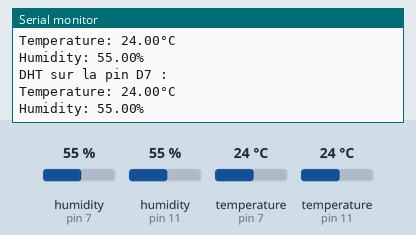
Recording of a sketch running on a simulated Arduino Uno, built with avr-gcc and run on an emulated ATmega328P. On the bench: the last lines printed to the serial monitor. The test bench sets the inputs (shaded band); at power-on: humidity (sensors on pin 7, pin 11) 55 %, temperature (sensors on pin 7, pin 11) 24 °C.

Above: at 4.8 s.
4.9 s: humidity (sensor on pin 7) set to 22 %
At 7.2 s:
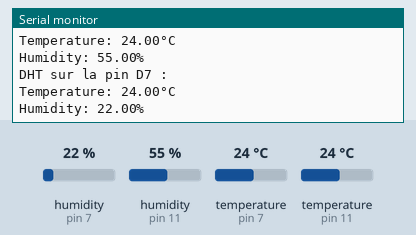
7.9 s: humidity (sensor on pin 11) set to 40 %
14.4 s: temperature (sensor on pin 7) set to 12 °C
At 15.5 s:
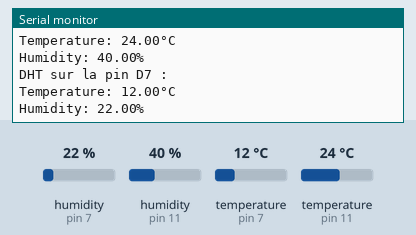
17.4 s: temperature (sensor on pin 11) set to 19 °C
20.4 s: humidity (sensor on pin 7) set to 68 %
At 21.2 s:
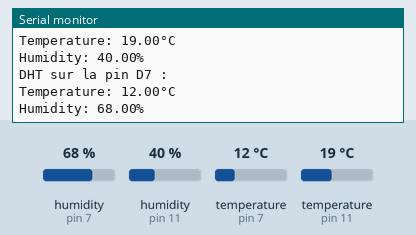
23.4 s: humidity (sensor on pin 11) set to 88 %
Timing chart, 0 to 26.4 s (numbered marks = the images above; inputs shaded):
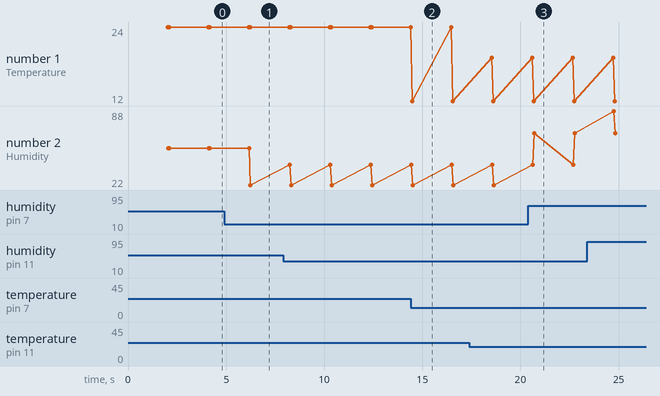

Measured:
- after the input at 4.9 s, the serial monitor: prints a new line after 1.3 s (image 1)
- after the input at 14.4 s, the serial monitor: prints a new line after 0.08 s (image 2)
- after the input at 20.4 s, the serial monitor: prints a new line after 0.29 s (image 3)
- plotted number 1: 24 → 12 after the input at 14.4 s
- plotted number 2: 55 → 22 after the input at 4.9 s, 22 → 68 after the input at 20.4 s

The sketch:

Test_DHT.ino
```cpp
// (licence header left out)
// REQUIRES the following Arduino libraries:
// - DHT Sensor Library: https://github.com/adafruit/DHT-sensor-library
// - Adafruit Unified Sensor Lib: https://github.com/adafruit/Adafruit_Sensor

#include <Adafruit_Sensor.h>
#include <DHT.h>
#include <DHT_U.h>

#define DHTPIN 11     // Digital pin connected to the DHT sensor
#define DHTPIN2 7
// Feather HUZZAH ESP8266 note: use pins 3, 4, 5, 12, 13 or 14 --
// Pin 15 can work but DHT must be disconnected during program upload.

// Uncomment the type of sensor in use:
//#define DHTTYPE    DHT11     // DHT 11
#define DHTTYPE    DHT22     // DHT 22 (AM2302)
//#define DHTTYPE    DHT21     // DHT 21 (AM2301)

// See guide for details on sensor wiring and usage:
//   https://learn.adafruit.com/dht/overview

DHT_Unified dht(DHTPIN, DHTTYPE);
DHT_Unified dht2(DHTPIN2, DHTTYPE);

uint32_t delayMS;

void setup() {
  Serial.begin(9600);
  // Initialize device.
  dht.begin();
  dht2.begin();
  Serial.println(F("DHT22 Unified Sensor Example"));
  //delayMS = sensor.min_delay / 1000;
}

void loop() {
  // Delay between measurements.
  delay(2000);
  // Get temperature event and print its value.
  sensors_event_t event;
  Serial.println("DHT sur la pin D11 : ");
  dht.temperature().getEvent(&event);
  if (isnan(event.temperature)) {
    Serial.println(F("Error reading temperature!"));
  }
  else {
    Serial.print(F("Temperature: "));
    Serial.print(event.temperature);
    Serial.println(F("°C"));
  }
  // Get humidity event and print its value.
  dht.humidity().getEvent(&event);
  if (isnan(event.relative_humidity)) {
    Serial.println(F("Error reading humidity!"));
  }
  else {
    Serial.print(F("Humidity: "));
    Serial.print(event.relative_humidity);
    Serial.println(F("%"));
  }

  sensors_event_t event2;
  Serial.println("DHT sur la pin D7 : ");
  dht2.temperature().getEvent(&event2);
  if (isnan(event2.temperature)) {
    Serial.println(F("Error reading temperature!"));
  }
  else {
    Serial.print(F("Temperature: "));
    Serial.print(event2.temperature);
    Serial.println(F("°C"));
  }
  // Get humidity event and print its value.
  dht2.humidity().getEvent(&event2);
  if (isnan(event2.relative_humidity)) {
    Serial.println(F("Error reading humidity!"));
  }
  else {
    Serial.print(F("Humidity: "));
    Serial.print(event2.relative_humidity);
    Serial.println(F("%"));
  }
}
```
